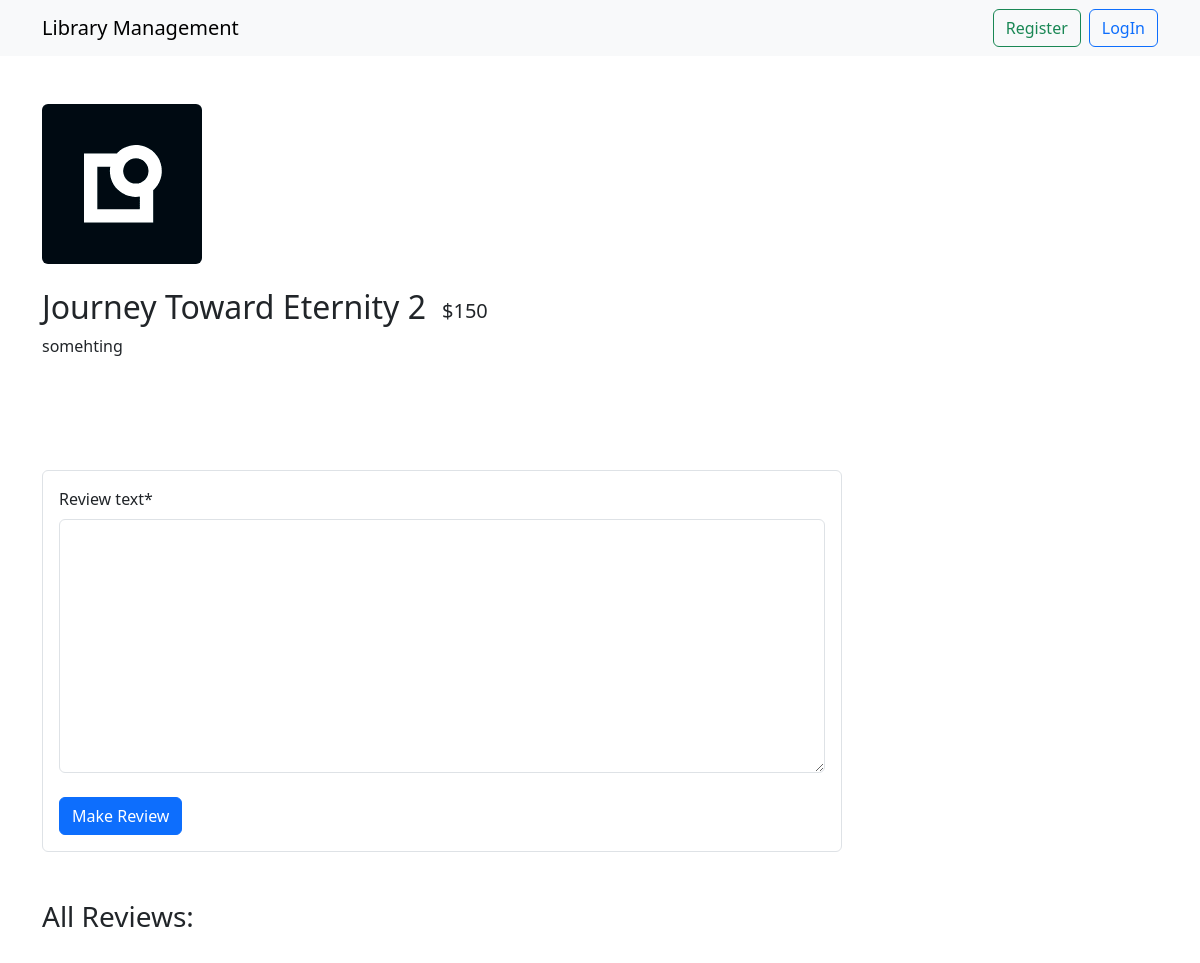
The page /books/2/ on the database its author committed.
### books/models.py (models this page shows, shortened)
class Book(models.Model):
    title = models.CharField(max_length=25)
    description = models.TextField(max_length=250)
    image = models.ImageField(upload_to="images/")
    borrowing_price = models.IntegerField()
    category = models.ForeignKey(Category, on_delete=models.CASCADE, related_name='books')

### books/views.py (the view, shortened to what this page needs)
# urls.py: path('<int:bookid>/', book_details, name='bookdetails_page'),
def book_details(req, bookid):
    book = Book.objects.get(pk=bookid)
    reviewForm = BookReviewForm()
    return render(req, 'book_details.html', {'book': book, 'reviewForm': reviewForm})

### books/forms.py (shortened to what this page needs)
class BookReviewForm(ModelForm):
    class Meta:
        model = BookReview
        fields = ['review_text']
    def __init__(self, *args, **kwargs):
        self.user = kwargs.pop('user', None)  # Get the user from the form's kwargs
        self.book = kwargs.pop('book', None)
        super().__init__(*args, **kwargs)

### books/templates/book_details.html (shortened to what this page needs)
{% extends "base.html" %} {% load crispy_forms_tags %}
{% block content %}
<div style="max-width: 800px">
    <img
      src="{{book.image.url}}"
      alt=""
      class="rounded"
      style="max-height: 500px"
    />
    <div class="d-flex mt-2 align-items-end justify-content-start gap-3">
      <h2 class="mb-0">{{book.title}}</h2>
      <p class="mb-0" style="font-size: 20px">${{book.borrowing_price}}</p>
    </div>
    <p class="mt-2">{{book.description}}</p>
    <div class="py-5">
      <div style="" class="mx-auto mt-5 border rounded p-3">
        <form method="post">
          {% csrf_token %} {{ reviewForm | crispy }}
          <button type="submit" class="btn btn-primary mt-2">
            Make Review
          </button>
        </form>
      </div>
    </div>
    <div class="pb-5">
      <h3 class="pb-3">All Reviews:</h3>
    </div>
  </div>
{% endblock content %}

### rows shown on the page
Book: image (picture), title "Journey Toward Eternity 2", borrowing_price "150", description "somehting"
